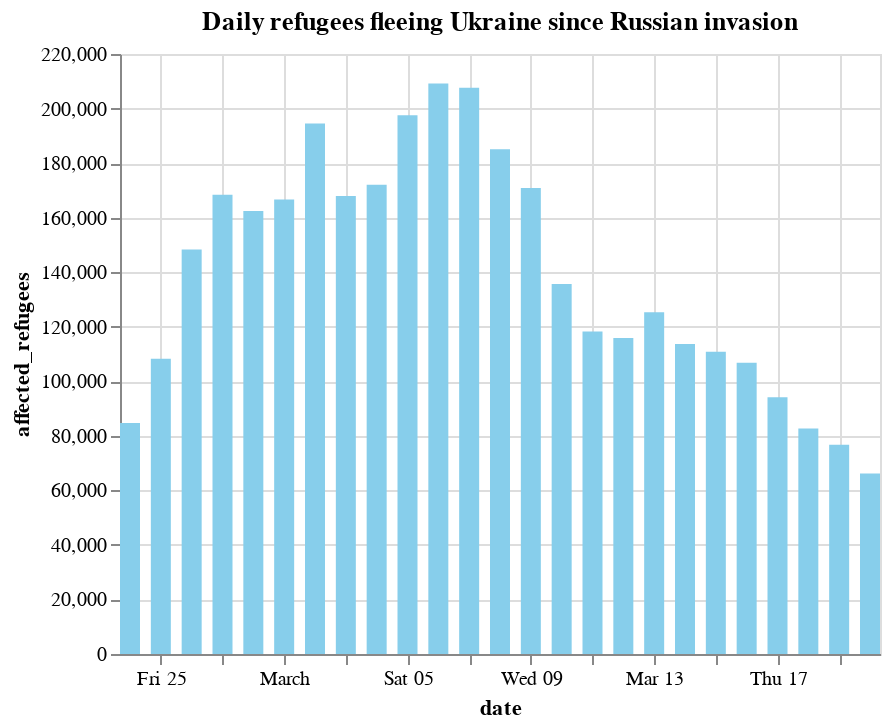

Write notebook code for a chart like this one.
### Markdown cell above
#### Try it as a column chart

### Code cell
alt.Chart(refugees).mark_bar(color="skyblue", size=10).encode(
    x="date:T", y="affected_refugees"
).properties(
    width=380, height=300, title="Daily refugees fleeing Ukraine since Russian invasion"
)

### Figure 1 — Vega-Lite specification as saved in the notebook (floating-point values rounded to 4 significant figures)
{"config": {"view": {"continuousWidth": 400, "continuousHeight": 300}}, "data": {"name": "data-224b1c1349dff1b666644ff5894b66d1"}, "mark": {"type": "bar", "color": "skyblue", "size": 10}, "encoding": {"x": {"type": "temporal", "field": "date"}, "y": {"type": "quantitative", "field": "affected_refugees"}}, "height": 300, "title": "Daily refugees fleeing Ukraine since Russian invasion", "width": 380, "$schema": "https://vega.github.io/schema/vega-lite/v4.8.1.json", "datasets": {"data-224b1c1349dff1b666644ff5894b66d1": [{"date": "2022-02-24", "affected_refugees": 84681, "cumsum": 84681}, {"date": "2022-02-25", "affected_refugees": 108301, "cumsum": 192982}, {"date": "2022-02-26", "affected_refugees": 148319, "cumsum": 341301}, {"date": "2022-02-27", "affected_refugees": 168364, "cumsum": 509665}, {"date": "2022-02-28", "affected_refugees": 162474, "cumsum": 672139}, {"date": "2022-03-01", "affected_refugees": 166690, "cumsum": 838829}, {"date": "2022-03-02", "affected_refugees": 194483, "cumsum": 1033312}, {"date": "2022-03-03", "affected_refugees": 167905, "cumsum": 1201217}, {"date": "2022-03-04", "affected_refugees": 172099, "cumsum": 1373316}, {"date": "2022-03-05", "affected_refugees": 197520, "cumsum": 1570836}, {"date": "2022-03-06", "affected_refugees": 209160, "cumsum": 1779996}, {"date": "2022-03-07", "affected_refugees": 207660, "cumsum": 1987656}, {"date": "2022-03-08", "affected_refugees": 185038, "cumsum": 2172694}, {"date": "2022-03-09", "affected_refugees": 170843, "cumsum": 2343537}, {"date": "2022-03-10", "affected_refugees": 135655, "cumsum": 2479192}, {"date": "2022-03-11", "affected_refugees": 118268, "cumsum": 2597460}, {"date": "2022-03-12", "affected_refugees": 115822, "cumsum": 2713282}, {"date": "2022-03-13", "affected_refugees": 125317, "cumsum": 2838599}, {"date": "2022-03-14", "affected_refugees": 113676, "cumsum": 2952275}, {"date": "2022-03-15", "affected_refugees": 110820, "cumsum": 3063095}, {"date": "2022-03-16", "affected_refugees": 106802, "cumsum": 3169897}, {"date": "2022-03-17", "affected_refugees": 94157, "cumsum": 3264054}, {"date": "2022-03-18", "affected_refugees": 82655, "cumsum": 3346709}, {"date": "2022-03-19", "affected_refugees": 76757, "cumsum": 3423466}, {"date": "2022-03-20", "affected_refugees": 66178, "cumsum": 3489644}]}}
